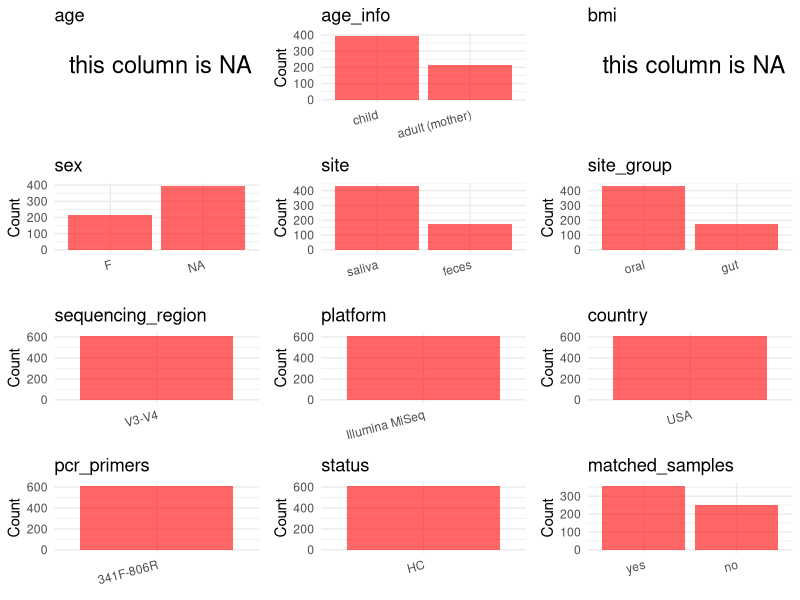

R code for this plot: (Note: this script raises an error after producing the figure.)
## ---- chunk 1
# Load libraries
library(dplyr)
library(ggplot2)
library(cowplot)

# (1) Setting working directory
# EDIT HERE: change project_id for each study
project_id <- "PRJNA420339"

base_dir <- "/beegfs/huangxiaochang/global_oral/global-oral-microbiome/data/projects/"
setwd(file.path(base_dir, project_id))

# (2) Loading raw SRA metadata file
sra_file <- "SraRunTable.csv"
initial_meta <- read.csv("SraRunTable.csv", header = TRUE)

# (3) OPTIONAL: If extra metadata (e.g., Table.x or supplemental materials) are available from the article, you may need to merge the file with initial_meta manually. Below is example code for merging. Depending on the specific case of each study, you can customize the code as needed.
# supp_table <- read.csv("supplemental_table.csv", header = TRUE)
# initial_meta <- left_join(initial_meta, supp_table, by = merge_col_name)
## ---- chunk 2
# (1) Read the article in the following order: abstract, the beginning of the results section, and the methods. Understand the sample size, experimental design, and disease group overview. Clarify the sampling sites; for oral and gut samples, specify the exact sites like supragingival plaque, tongue, etc.

# (2) IMPORTANT: MUST go through each column of initial_meta
# head(initial_meta, 10)

# IMPORTANT: Check the unique values in the column of interest or query column.
# lapply(initial_meta[c('body_habitat', 'body_product', 'body_site')], table) # site
# table(initial_meta$host_subject_id) # subject id
# table(initial_meta$platform..exp.) # output is Illumina
# table(initial_meta$target_subfragment..exp.)
## ---- chunk 3
# (1) EDIT HERE: Parameter setup
# NOTE: This project has no lab control samples (blanks/positives) or non-human samples. Leave keywords empty to skip filtering.
control_column <- NA   # column name in initial_meta
# unique(initial_meta[[control_column]])  # uncomment to explore
control_keywords <- c()     # Enter exact keywords

species_column <- NA          # column name in initial_meta
# unique(initial_meta[[species_column]])  # uncomment to explore
non_human_keywords <- c()            # Enter exact keywords


# (2) Remove controls and non-human samples. DO NOT need to modify code in this part, just run it.
n_samples <- nrow(initial_meta)
# Control evaluation
if (length(control_keywords) > 0) {
  if (is.null(control_column) || control_column == "") {
    stop("Error: control_keywords provided but control_column is missing.")
  }

  if (!(control_column %in% colnames(initial_meta))) {
    stop(sprintf("Error: Column '%s' not found in initial_meta.", control_column))
  }

  control_pattern <- paste(control_keywords, collapse = "|")
  control_text <- initial_meta[[control_column]]
  is_control <- grepl(control_pattern, control_text)

} else {
  is_control <- rep(FALSE, n_samples)
}

# Non-human evaluation
if (length(non_human_keywords) > 0) {
  if (is.null(species_column) || species_column == "") {
    stop("Error: non_human_keywords provided but species_column is missing.")
  }

  if (!(species_column %in% colnames(initial_meta))) {
    stop(sprintf("Error: Column '%s' not found in initial_meta.", control_column))
  }

  non_human_pattern <- paste(non_human_keywords, collapse = "|")
  species_text <- initial_meta[[species_column]]
  is_non_human <- grepl(non_human_pattern, species_text)
} else {
  is_non_human <- rep(FALSE, n_samples)
}

# Execute removal
samples_to_remove <- is_control | is_non_human
initial_meta <- initial_meta[!samples_to_remove, ]

cat("Initial samples counts:",n_samples,"\n")
cat("Removed control samples:", sum(is_control), "\n")
cat("Removed non-human samples:", sum(is_non_human), "\n")
cat("Total samples removed ", sum(samples_to_remove), "\n")
cat("Remaining samples after Step 2:", nrow(initial_meta), "\n")
## ---- chunk 4
# Extract columns from initial_meta as follows:
# (1) No modification needed → extract directly.
# (2) Modification needed → create a column start with 'raw_' and mark the target column as "pending".
# (3) Need to find or determine based on the article.

metadata <- data.frame(
  bioproject = initial_meta$BioProject,
  sample_id = initial_meta$Run,
  subject_id = initial_meta$host_subject_id,
  age = NA,
  age_info = "pending",
  bmi = NA,
  raw_sex = NA,
  sex = "pending",
  sequencing_region = "V3-V4",
  platform = initial_meta$Instrument,
  country = "USA",
  raw_site = initial_meta$env_material,
  site = "pending",
  site_group = "pending",
  public_time = initial_meta$ReleaseDate,
  pcr_primers = NA,
  title = NA,
  disease_study = NA,
  status = "Healthy",
  matched_samples = "pending",
  is_time_series = "no",
  stringsAsFactors = FALSE
)

metadata$public_time <- as.Date(metadata$public_time)
## ---- chunk 5
# (1) Handle the columns with the `raw_` prefix.
# IMPORTANT: Add comments if the modification is not straightforward!!
# Derive sex from subject_id: IDs ending with 'M' are mothers (all female in this cohort)
metadata <- metadata %>% mutate(sex = case_when(
  grepl("M$", subject_id) ~ "F",
  TRUE ~ NA_character_
))

# Derive age_info from host_family_relationship: child vs mother
metadata <- metadata %>% mutate(age_info = case_when(
  grepl("child", initial_meta$host_family_relationship, ignore.case = TRUE) ~ "child",
  grepl("mother", initial_meta$host_family_relationship, ignore.case = TRUE) ~ "adult (mother)",
  TRUE ~ NA_character_
))

# Remap site from env_material to standardized names
metadata <- metadata %>% mutate(site = case_when(
  raw_site == "Buccal Swab" ~ "saliva",
  raw_site == "Stool" ~ "feces",
  TRUE ~ tolower(raw_site)
)) # env_material contained non-standard labels

# Add publication information
metadata$pcr_primers <- "341F-806R"
metadata$title <- "Child Weight Gain Trajectories Linked To Oral Microbiota Composition"
metadata$disease_study <- "no"
# All subjects are healthy (normal weight children and mothers)
metadata$status <- "HC"

# Keep only saliva samples
keep_subjects <- metadata$subject_id[metadata$site == "saliva"]
metadata <- metadata[metadata$subject_id %in% keep_subjects, ]

## ---- chunk 6
# (2) Filling the 'site_group' and 'matched_samples' columns
# editing site_group
unique(metadata$site)
# EDIT HERE: add oral sites
Oral_site = c("saliva", "mouth", "tongue coating", "supragingival plaque", "subgingival plaque", "oral swab", "denture", "tooth", "abscess pus", "adjacent periodontal pocket", "patient healthy crevice", "healthy control crevice", "gingival crevicular fluid", "subgingival plaque")
# EDIT HERE: add gut sites
Gut_site = c("feces", "stool")
# just run
metadata <- metadata %>%
  mutate(site_group = case_when(
    site %in% Oral_site ~ "oral",
    site %in% Gut_site ~ "gut",
    TRUE ~ "other"
  ))

# editing matched_samples, just run.
metadata$matched_samples <- ifelse(
  ave(metadata$subject_id, metadata$subject_id, FUN = length) > 1,
  "yes",
  "no"
)
## ---- chunk 7
# (3) check if there is pending value in metadata. If there is pending value, go on modify the metadata.
# Function to check if a column contains "pending"
has_pending <- function(col) {
  if (is.character(col) || is.factor(col)) {
    any(col == "pending", na.rm = TRUE)
  } else {
    FALSE
  }
}

# Check for any pending value
any_pending_value <- any(sapply(metadata, has_pending))

if (!any_pending_value) {
  message("Good! No cell contains the value 'pending'.")
} else {
  pending_cols <- names(metadata)[sapply(metadata, has_pending)]
  message("Columns containing 'pending': ", paste(pending_cols, collapse = ", "))
  message("Please continue to resolve these pending columns!")
}
## ---- chunk 8
# Select columns for visualization, just run
plot_data <- metadata %>%
  select(-bioproject, -sample_id, -subject_id, -title)

create_simple_plots <- function(data) {
  plots <- list()
  continuous_vars <- c("age", "bmi")

  for (col in colnames(data)) {
    if (all(is.na(data[[col]]))) {
      p <- ggplot() +
        annotate("text", x = 0.5, y = 0.5, label = "this column is NA", size = 6) +
        labs(title = col) +
        theme_void()
    } else if (col %in% continuous_vars && is.numeric(data[[col]])) {
      p <- ggplot(data, aes(x = .data[[col]])) +
        geom_histogram(fill = "blue", alpha = 0.6, bins = 20, na.rm = TRUE) +
        labs(title = col, x = col, y = "Count") +
        theme_minimal()
    } else {
      count_data <- as.data.frame(table(data[[col]], useNA = "ifany"))
      p <- ggplot(count_data, aes(x = reorder(Var1, -Freq), y = Freq)) +
        geom_col(fill = "red", alpha = 0.6) +
        labs(title = col, x = NULL, y = "Count") +
        theme_minimal() +
        theme(axis.text.x = element_text(angle = 15, hjust = 1))
    }
    plots[[col]] <- p
  }

  return(plots)
}

# Generate and arrange plots
plots <- create_simple_plots(plot_data)
p <- plot_grid(plots$age,
               plots$age_info,
               plots$bmi,
               plots$sex,
               plots$site,
               plots$site_group,
               plots$sequencing_region,
               plots$platform,
               plots$country,
               plots$pcr_primers,
               plots$status,
               plots$matched_samples,
               ncol = 3, align = "hv", axis = "lb")
ggsave("Metadata_Summary.png", plot = p, width = 8, height = 6, dpi = 150)
## ---- chunk 9
# Insert Metadata_Summary.png into the current Rmd output
knitr::include_graphics("Metadata_Summary.png")
## ---- chunk 10
# Reorder the data frame
fixed_cols <- c("bioproject", "sample_id", "subject_id", "age", "age_info",
                "bmi", "sex", "platform", "sequencing_region", "pcr_primers",
                "country", "site", "site_group", "disease_study", "status",
                "title", "public_time", "matched_samples", "is_time_series")
metadata <- metadata %>%
  select(all_of(fixed_cols), everything())

# save metadata
# head(metadata)
write.csv(metadata, file = "metadata_v2.csv", quote = TRUE, row.names = FALSE)
